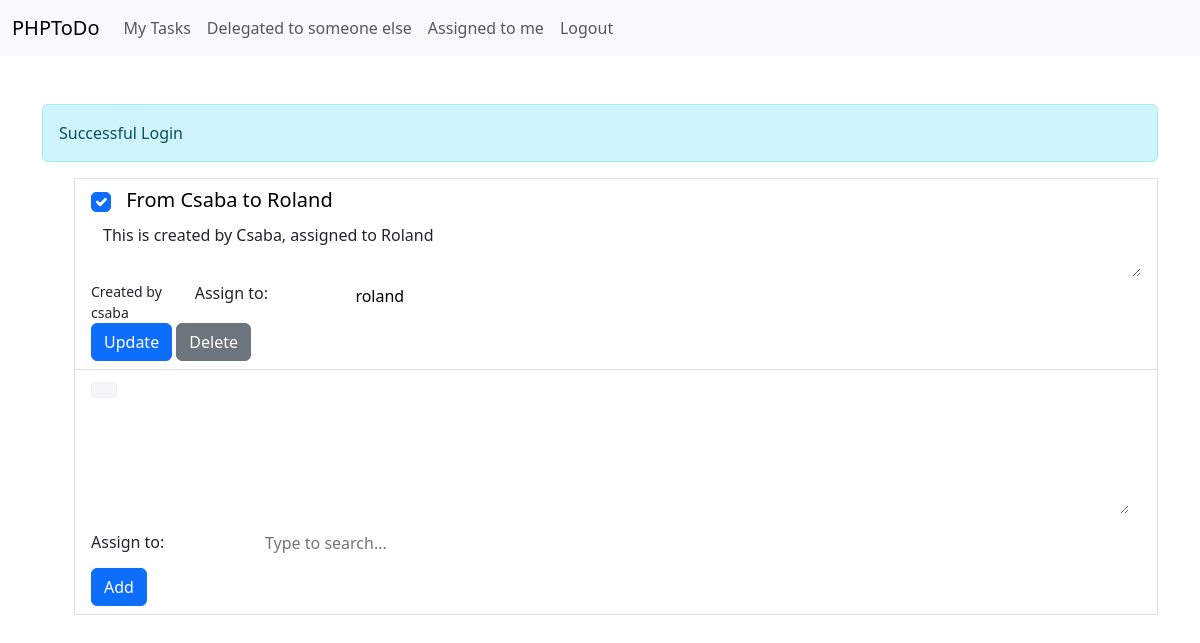
Screenshot of /delegated (signed in) with the database file from the repository.
### tables this page shows
CREATE TABLE "users"
(
    username TEXT    not null,
    id       integer not null
        constraint id
            primary key autoincrement,
    password TEXT    not null
);

CREATE TABLE "tasks"
(
    id               integer           not null
        constraint tasks_pk
            primary key autoincrement,
    title            TEXT              not null,
    description      TEXT,
    status           integer default 0 not null,
    creator_user_id  integer           not null
        constraint tasks_owner_user_fk
            references users
            on update cascade on delete set null,
    assigned_user_id integer
        constraint tasks_assigned_user_fk
            references users
            on update cascade on delete set null
);

### src/controllers/TaskListController.php (called while the page is built, shortened)
<?php
class TaskListController {
  function delegated(): void {
    $task_list = new TaskList();
    $tasks = $task_list->getCurrentUsersDelegatedTasks();
    include 'src/views/tasks.php';
  }
}

### src/Router.php (called while the page is built, shortened)
<?php
class Router {
  private array $routes = [];
  function add($method, $path, $controller, $action): void {
    $this->routes[$method][$path] = [$controller, $action];
  }
  function resolve(): string {
    $method = $_SERVER['REQUEST_METHOD'];
    $path = $_SERVER['REQUEST_URI'] ?? '/';
    $path = explode('?', $path)[0];
    $callback = $this->routes[$method][$path] ?? NULL;
    $controller = NULL;
    if ($callback) {
      $controller = new $callback[0]();
    }
    if ($controller) {
      $controller->{$callback[1]}();
      return ob_get_clean();
    }
    return '';
  }
}

### src/Database.php (called while the page is built, shortened)
<?php
class Database {
  private $pdo;
  function __construct() {
    try {
      $this->pdo = new PDO("sqlite:".self::DB_FILE);
      $this->pdo->setAttribute(PDO::ATTR_ERRMODE, PDO::ERRMODE_EXCEPTION);
    } catch (PDOException $exception) {
      die("Connection failed: " . $exception->getMessage());
    }
  }
  function query($query, $params = []) {
    $statement = $this->pdo->prepare($query);
    foreach ($params as $key => $value) {
      $statement->bindValue($key, $value);
    }
    $statement->execute();
    return $statement->fetchAll(PDO::FETCH_ASSOC);
  }
}

### src/models/BaseList.php (called while the page is built, shortened)
<?php
abstract class BaseList {
  function __construct() {
    $this->db = new Database();
  }
}

### src/models/TaskList.php (called while the page is built, shortened)
<?php
class TaskList extends BaseList {
  function getCurrentUsersDelegatedTasks($pageSize = 100, $pageNumber = 1): array {
    $query = 'SELECT id, title, description, status, creator_user_id, assigned_user_id FROM tasks WHERE creator_user_id = :user_id AND assigned_user_id <> :user_id ORDER BY id DESC LIMIT :limit OFFSET :offset';
    $results = $this->db->query($query, [
      'user_id' => Session::currentUser()->id,
      'limit' => $pageSize,
      'offset' => $pageNumber - 1
    ]);
    return $this->processQueryResults($results);
  }
  protected function processQueryResults($results): array {
    $return = [];
    $user_list = new UserList();
    foreach ($results as $task) {
      $return[] = new Task($task['id'], $task['title'], $task['description'], $user_list->getById($task['creator_user_id']), $user_list->getById($task['assigned_user_id']), $task['status']);
    }
    return $return;
  }
}

### src/Session.php (called while the page is built, shortened)
<?php
class Session {
  public static function currentUser(): User {
    $user_id = $_SESSION['user_id'];
    return new User($user_id);
  }
}

### src/models/User.php (called while the page is built, shortened)
<?php
class User {
  protected $username;
  function __construct($id, $username = '', $password = '') {
    $this->id = $id;
    $this->username = $username;
  }
  function getUsername(): string {
    return $this->username;
  }
}

### src/models/UserList.php (called while the page is built, shortened)
<?php
class UserList extends BaseList {
  function getById($id): ?User {
    $query = 'SELECT id, username, password FROM users WHERE id = :id';
    $users = $this->db->query($query, [':id' => $id]);
    if (count($users) > 0) {
      return new User($users[0]['id'], $users[0]['username'], $users[0]['password']);
    }
    return null;
  }
}

### src/models/Task.php (called while the page is built, shortened)
<?php
class Task {
  protected ?int $id;
  protected string $title;
  protected ?string $description;
  protected int $status;
  protected ?User $creator;
  protected ?User $assignee;
  function __construct(?int $id, string $title, ?string $description,  ?User $creator, ?User $assignee = null, int $status = 0) {
    $this->id = $id;
    $this->title = $title;
    $this->description = $description;
    $this->status = $status;
    $this->creator = $creator;
    $this->assignee = $assignee;
  }
  public function getId(): int {
    return $this->id;
  }
  public function getTitle(): string {
    return htmlspecialchars($this->title);
  }
  public function getDescription(): ?string {
    return htmlspecialchars($this->description);
  }
  public function getCreator(): User {
    return $this->creator;
  }
  public function getAssignee(): ?User {
    return $this->assignee;
  }
  public function getStatus(): int {
    return $this->status;
  }
}

### src/views/tasks.php (the view, shortened to what this page needs)
<div class="list-group">
    <ul>
      <?php foreach ($tasks as $task): ?>
          <li href="#" class="list-group-item list-group-item-action">
              <form id="task-id-<?= $task->getId(); ?>" action="/task"
                    method="post">
                  <div class="d-flex w-100 row">
                      <h5 class="mb-1">
                          <input class="form-check-input me-2"
                                 type="checkbox" value="1"
                            <?php if ($task->getStatus() === 1): echo 'checked'; endif; ?>
                                 id="status"
                                 name="status">
                          <input type="text"
                                 name="title"
                                 class="border-0 col-sm-10"
                                 required
                                 value="<?php echo $task->getTitle(); ?>">
                      </h5>
                  </div>
                  <p class="mb-1"><textarea
                              type="text"
                              name="description"
                              class="border-0 form-control"
                              rows="2"><?php echo $task->getDescription(); ?></textarea>
                  </p>
                  <div class="d-flex w-100 justify-content-between">
                      <small>Created by <?php echo $task->getCreator()
                          ->getUsername() ?></small>
                      <div class="input-group mb-1 row">
                          <label for="assignee" class="col-sm-2">Assign to: </label>
                          <input class="form-label border-0 col-sm-10"
                                 list="assigneeOptions"
                                 name="assignee" id="assignee"
                                 placeholder="Type to search..."
                                 value="<?php if ($task->getAssignee()) echo $task->getAssignee()->getUsername(); ?>">
                      </div>
                  </div>
                  <button class="btn btn-primary">Update</button>
                  <button class="btn btn-secondary" name="delete" value="true">Delete</button>
              </form>
          </li>
      <?php endforeach; ?>
        <li class="list-group-item list-group-item-action">
            <form action="/tasks" method="post">
                <div class="row mb-3">
                    <div class="col-sm-1">
                        <input class="form-check-input form-control"
                               type="checkbox" value=""
                               disabled
                               id="completed">
                    </div>
                    <div class="col-sm-11">
                        <input type="text"
                               name="title"
                               class="border-0 form-control"
                               required
                               value="">
                    </div>
                </div>
                <div class="mb-3 d-flex w-100 row">
                    <textarea
                            type="text"
                            name="description"
                            class="border-0 form-control col-sm-11"
                            rows="3"></textarea>
                </div>
                <div class="input-group mb-1 row">
                    <label for="assignee" class="col-sm-2">Assign to: </label>
                    <input class="form-label border-0 col-sm-10"
                           list="assigneeOptions"
                           name="assignee" id="assignee"
                           placeholder="Type to search...">
                </div>
                <div class="w-100">
                    <button class="btn btn-primary">Add</button>
                </div>
            </form>
        </li>
    </ul>
</div>

### rows the page displays
tasks: title "From Csaba to Roland", description "This is created by Csaba, assigned to Roland", creator_user.username "csaba", assignee "roland"
users: status "☑"

### other values shown
$message "Successful Login"
